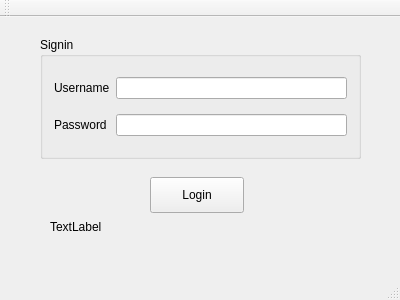
<?xml version="1.0" encoding="UTF-8"?>
<ui version="4.0">
 <class>Login</class>
 <widget class="QMainWindow" name="Login">
  <property name="geometry">
   <rect>
    <x>0</x>
    <y>0</y>
    <width>400</width>
    <height>300</height>
   </rect>
  </property>
  <property name="windowTitle">
   <string>Login</string>
  </property>
  <widget class="QWidget" name="centralWidget">
   <widget class="QGroupBox" name="groupBox">
    <property name="geometry">
     <rect>
      <x>40</x>
      <y>20</y>
      <width>321</width>
      <height>122</height>
     </rect>
    </property>
    <property name="title">
     <string>Signin</string>
    </property>
    <layout class="QVBoxLayout" name="verticalLayout">
     <item>
      <layout class="QHBoxLayout" name="horizontalLayout">
       <item>
        <widget class="QLabel" name="username_label">
         <property name="text">
          <string>Username</string>
         </property>
        </widget>
       </item>
       <item>
        <widget class="QLineEdit" name="lineEdit_username"/>
       </item>
      </layout>
     </item>
     <item>
      <layout class="QHBoxLayout" name="horizontalLayout_2">
       <item>
        <widget class="QLabel" name="password_label">
         <property name="text">
          <string>Password </string>
         </property>
        </widget>
       </item>
       <item>
        <widget class="QLineEdit" name="lineEdit_password">
         <property name="echoMode">
          <enum>QLineEdit::Password</enum>
         </property>
        </widget>
       </item>
      </layout>
     </item>
    </layout>
   </widget>
   <widget class="QPushButton" name="pushButton">
    <property name="geometry">
     <rect>
      <x>150</x>
      <y>160</y>
      <width>94</width>
      <height>36</height>
     </rect>
    </property>
    <property name="text">
     <string>Login</string>
    </property>
   </widget>
   <widget class="QLabel" name="label">
    <property name="geometry">
     <rect>
      <x>50</x>
      <y>200</y>
      <width>131</width>
      <height>20</height>
     </rect>
    </property>
    <property name="text">
     <string>TextLabel</string>
    </property>
   </widget>
  </widget>
  <widget class="QMenuBar" name="menuBar">
   <property name="geometry">
    <rect>
     <x>0</x>
     <y>0</y>
     <width>400</width>
     <height>32</height>
    </rect>
   </property>
  </widget>
  <widget class="QToolBar" name="mainToolBar">
   <attribute name="toolBarArea">
    <enum>TopToolBarArea</enum>
   </attribute>
   <attribute name="toolBarBreak">
    <bool>false</bool>
   </attribute>
  </widget>
  <widget class="QStatusBar" name="statusBar"/>
 </widget>
 <layoutdefault spacing="6" margin="11"/>
 <resources/>
 <connections/>
</ui>
